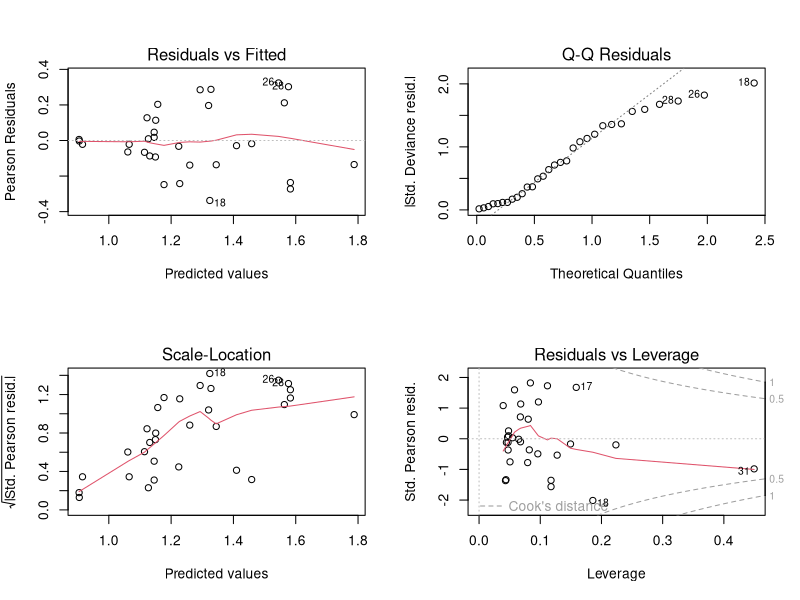
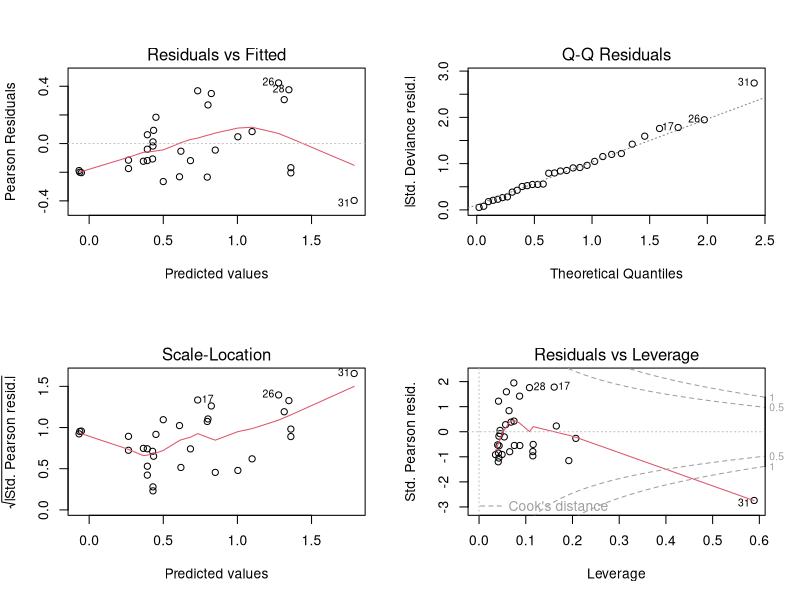
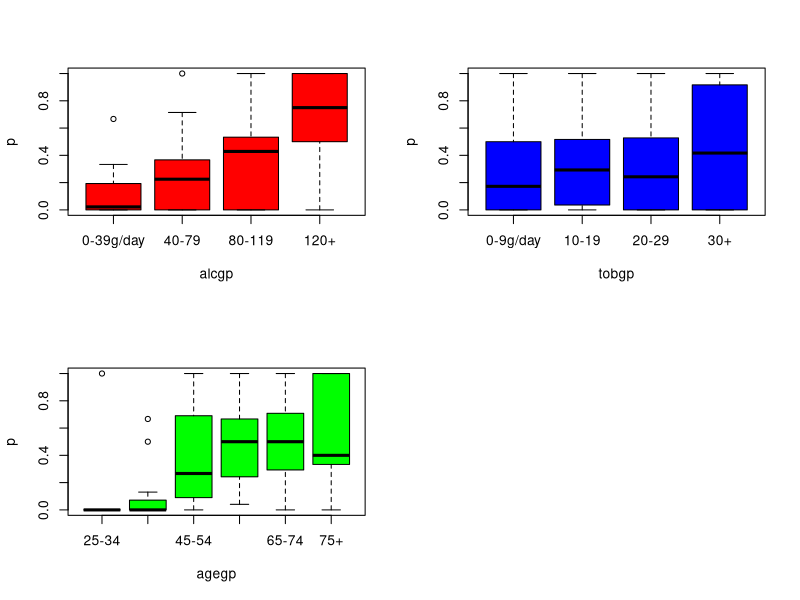

Source code (R) for these figures, in order:
## ---- chunk 1
knitr::opts_chunk$set(echo = TRUE)
knitr::opts_knit$set(root.dir = "therbookdata")
## ---- chunk 2
data<-read.table("timber.txt",header = TRUE)
attach(data)
head(data)

# fit the model with quasilikelihood but with different lind function 
model1 <- glm(volume ~ girth + height, family = quasi(link = power(1/3))) # cubic root link 
model2 <- glm(volume ~ girth + height, family = quasi(link = log)) # log link 

# compare 
anova(model1, model2)
# dfs are the same but model 2 has smaller residual deviance and thus better 

# assess the constancy of variance and normality for both models 
par(mfrow = c(2, 2))
plot(model1)
plot(model2)
par(mfrow = c(1, 1))
# model 2 is better 

detach(data)

## ---- chunk 3
# offset 
data <- read.delim("timber.txt") 
attach(data)
names(data)

# rescale the girth to be consistent with other vairables 
girth <- girth/100

# fit model without offset 
model1 <- glm(log(volume) ~ log(girth) + log(height))
summary(model1)
# coefficients close to theoretical ones but not the same 


# specify the slope for log(h) to be 1 
model2 <- glm(log(volume) ~ log(girth) + offset(log(height)))
summary(model2)
AIC(model2)

# specify the slope of both variables
model3 <- glm(log(volume) ~ 1 + offset(log(height) + 2 * log(girth)) )
summary(model3)


# theoretical intercept 
log(1/(4 * pi))

# 
model4 <- glm(log(volume) ~ offset(log(1/(4 * pi)) + log(height) + 2 * log(girth)) - 1)
summary(model4)



models <- list(model1, model2, model3, model4)
unlist(lapply(models, AIC)) # model4 is the best
## ---- chunk 4

library(boot)

# statistic function in full 
# sample all data with replacement 
model.boot <- function(data, indices){
sub.data <- data[indices, ]
model <- glm(log(volume) ~ log(girth) + log(height), data = sub.data)
coef(model) }

glim.boot <- boot(trees, model.boot, R = 2000)
glim.boot



# sample the residual with homemade function 
model <- glm(log(volume) ~ log(girth) + log(height))
yhat <- fitted(model)
residuals <- log(volume) - yhat

coefs <- numeric(6000)
coefs <- matrix(coefs,nrow=2000)

# shuffle the residuals 2000 times to get new y vectors 
for (i in 1:2000){
y <- yhat + sample(residuals)
boot.model <- glm(y ~ log(girth) + log(height)) 
coefs[i, ] <- coef(boot.model)
}

apply(coefs, 2, mean)

apply(coefs, 2, sd)


# shuffle the residuals using built in function in boot 
model <- glm(log(volume) ~ log(girth) + log(height))
yhat <- fitted(model)
resids <- resid(model)

# original residuals and covariates 
res.data <- data.frame(resids, girth, height)

# statistic function 
bf <- function(res.data, i) {
y <- yhat + res.data[i, 1] # i is a set of indexs given by the boot function 
nd <- data.frame(y, girth, height) 
model <- glm(y ~ log(girth) + log(height), data = nd)
coef(model) 
}

boot(res.data, bf, R = 2000, sim = "permutation")


perms <-  boot(res.data, bf, R = 2000, sim = "permutation")
boot.ci(perms, index=1)

boot.ci(perms,index=2)

boot.ci(perms, index = 3)

detach(data)
## ---- chunk 5
# built-in data esoph
str(esoph)
model1 <- glm(cbind(ncases, ncontrols) ~ agegp + alcgp * tobgp, family = binomial, data = esoph)
summary(model1) # no overdispersion 

# remove interaction term 
model2<-glm(cbind(ncases, ncontrols) ~ agegp + alcgp + tobgp,family = binomial, data = esoph)
anova(model1, model2)

qchisq(.95, 9) # justified

# look at data as proportions 
attach(esoph)
p <- ncases/(ncases + ncontrols)


# plot against explanatory variables 
par(mfrow=c(2,2))
plot(p ~ alcgp, col = "red")
plot(p ~ tobgp, col = "blue")
plot(p ~ agegp, col = "green")
par(mfrow = c(1, 1))


# combine similar levels 
tob2 <- tobgp
levels(tob2)[2:3] <- "10-30"
levels(tob2)

age2 <- agegp
levels(age2)[4:6] <- "55+"
levels(age2)[1:2] <- "under45"
levels(age2)


model3 <- glm(cbind(ncases, ncontrols) ~ age2 * alcgp * tob2, family = binomial, data = esoph)
model4 <- step(model3)

model5 <- update(model4, ~ .-age2:alcgp)
anova(model4, model5, test = "Chi")

detach(esoph)
